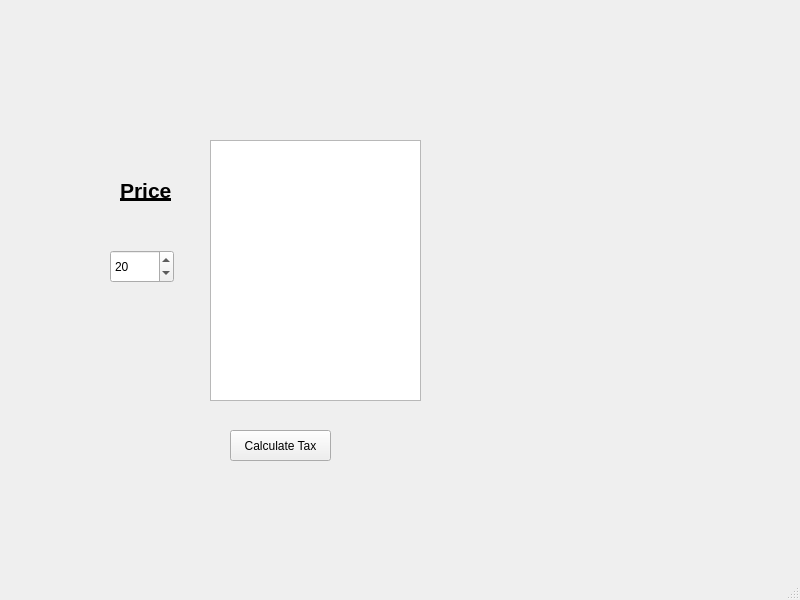
<?xml version="1.0" encoding="UTF-8"?>
<ui version="4.0">
 <class>MainWindow</class>
 <widget class="QMainWindow" name="MainWindow">
  <property name="geometry">
   <rect>
    <x>0</x>
    <y>0</y>
    <width>800</width>
    <height>600</height>
   </rect>
  </property>
  <property name="windowTitle">
   <string>MainWindow</string>
  </property>
  <widget class="QWidget" name="MainBox">
   <widget class="QTextEdit" name="price_box">
    <property name="geometry">
     <rect>
      <x>210</x>
      <y>140</y>
      <width>211</width>
      <height>261</height>
     </rect>
    </property>
   </widget>
   <widget class="QLabel" name="price">
    <property name="geometry">
     <rect>
      <x>120</x>
      <y>180</y>
      <width>67</width>
      <height>21</height>
     </rect>
    </property>
    <property name="font">
     <font>
      <pointsize>16</pointsize>
      <weight>75</weight>
      <bold>true</bold>
      <underline>true</underline>
     </font>
    </property>
    <property name="text">
     <string>Price</string>
    </property>
   </widget>
   <widget class="QSpinBox" name="tax_rate">
    <property name="geometry">
     <rect>
      <x>110</x>
      <y>250</y>
      <width>64</width>
      <height>33</height>
     </rect>
    </property>
    <property name="value">
     <number>20</number>
    </property>
   </widget>
   <widget class="QPushButton" name="calc_tax_button">
    <property name="geometry">
     <rect>
      <x>230</x>
      <y>430</y>
      <width>101</width>
      <height>31</height>
     </rect>
    </property>
    <property name="text">
     <string>Calculate Tax</string>
    </property>
   </widget>
  </widget>
  <widget class="QMenuBar" name="menubar">
   <property name="geometry">
    <rect>
     <x>0</x>
     <y>0</y>
     <width>800</width>
     <height>27</height>
    </rect>
   </property>
  </widget>
  <widget class="QStatusBar" name="statusbar"/>
 </widget>
 <resources/>
 <connections/>
</ui>
